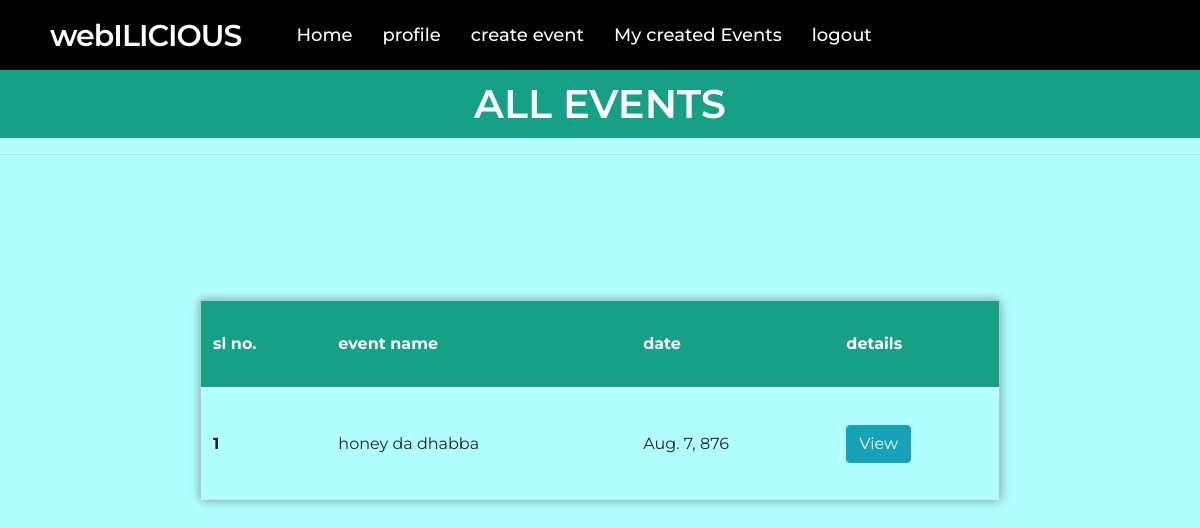
The page /user/myCreatedEvents (signed in) on the database as committed earlier.
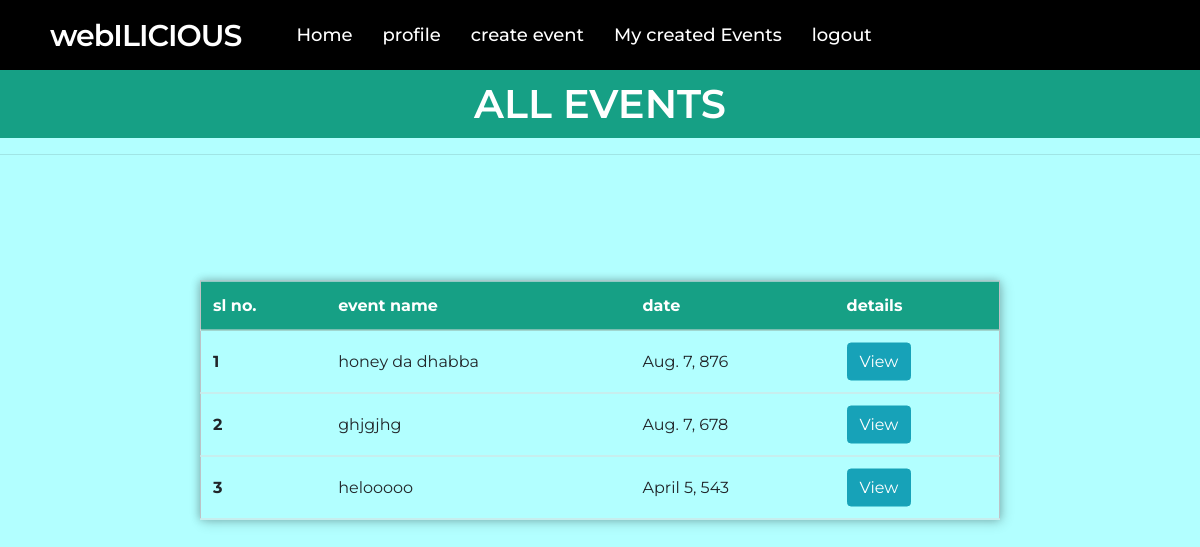
The same page on the database as committed later.
### user/models.py (models this page shows, shortened)
class Events(models.Model):
    hoster=models.ForeignKey(Profile,on_delete=models.CASCADE)
    name = models.CharField(max_length=100)
    description=models.CharField(max_length=100)
    fees = models.IntegerField()
    college = models.CharField(max_length=255)
    dateCreated= models.DateTimeField(auto_now_add=True)
    dateHost = models.DateField()

### user/views.py (the view)
# urls.py: path('myCreatedEvents',views.myCreatedEvents,name="myCreatedEvents"),
def myCreatedEvents(request):
    try:
        profile = Profile.objects.get(student_id=request.user.id)
        events = Events.objects.filter(hoster_id = profile.id)
        context = {'events': events,'item' : profile}
    except:
        events = []
        context = {'events': events,'item' : profile}
    return render(request,'user/ViewEvents.html',context)

### user/templates/user/ViewEvents.html (shortened to what this page needs)
{% extends 'user/base.html' %}
{% load static %}
{% block body %}
{% if item %}
<body>
    <h1>ALL EVENTS</h1>
    <hr>
    <table>
        <tr id="header">
            <th scope="col">sl no.</th>
            <th scope="col">event name</th>
            <th scope="col">date</th>
            <th scope="col">details</th>
        </tr>
        {%  for i in events %}
      <tr>
        <th scope="row">{{ forloop.counter }}</th>
        <td>{{ i.name }}</td>
        <td>{{ i.dateHost }}</td>
        <td>
        <a href="{%url 'eventDetails' i.id %}" class="btn btn-info text-white">View</a>
        </td>
      </tr>
      {% endfor %}
      {% else %}
      <h6 style="margin-top: 100px;color: #c9302c"> No events created yet </h6>
      {% endif %}
    </table>
</body>
{% endblock body %}

Rows that differ between the two databases and show on the page:
added Events: name "ghjgjhg", dateHost "Aug. 7, 678"
added Events: name "helooooo", dateHost "April 5, 543"
